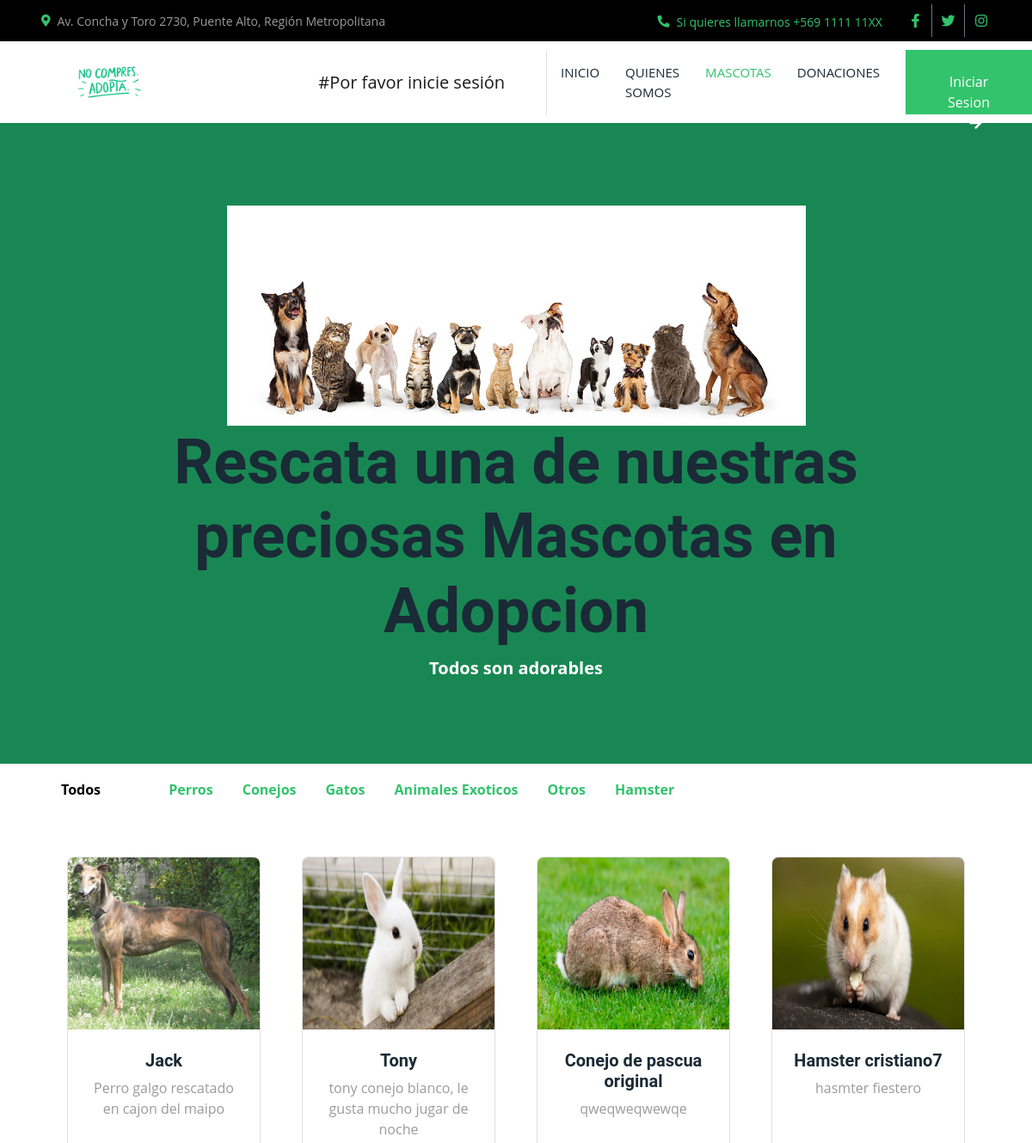
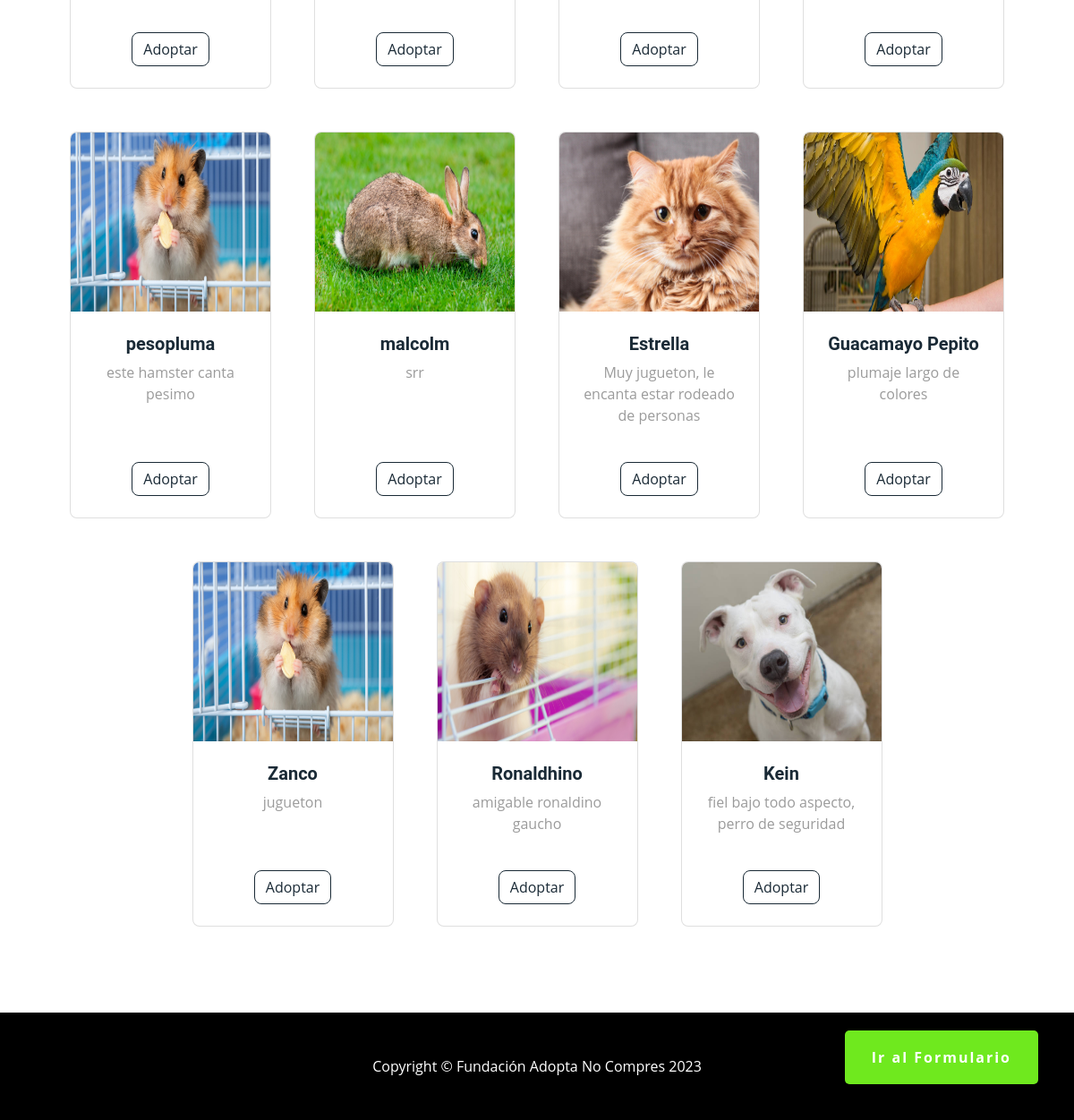
Screenshot of /codigoS.php with the database file from the repository (2 pictures, top to bottom).
### tables this page shows
CREATE TABLE `categorias` (
  `id` int(11) NOT NULL,
  `categoria` varchar(50) NOT NULL
);

CREATE TABLE `mascotas` (
  `id` int(100) NOT NULL,
  `nombre` varchar(255) NOT NULL,
  `edad` int(3) NOT NULL,
  `vacunas` varchar(200) NOT NULL,
  `descripcion` text NOT NULL,
  `peso_gramos` int(5) NOT NULL,
  `estatura` varchar(40) NOT NULL,
  `raza` varchar(100) NOT NULL,
  `genero` varchar(40) NOT NULL,
  `imagen` varchar(50) NOT NULL,
  `id_categoria` int(100) NOT NULL,
  `especie` varchar(100) NOT NULL
);

### codigoS.php (the view, shortened to what this page needs)
<?php
 require_once "PHP/coneccion.php"; ?>
<!DOCTYPE html>
<html lang="es">
<head>
    <link href="css/estilo.css" rel="stylesheet"/>
    <link href="css/estilos.css" rel="stylesheet"/>
        <link href="https://cdnjs.cloudflare.com/ajax/libs/font-awesome/5.10.0/css/all.min.css" rel="stylesheet">
    <link href="https://cdn.jsdelivr.net/npm/bootstrap-icons@1.4.1/font/bootstrap-icons.css" rel="stylesheet">
    <link href="lib/animate/animate.min.css" rel="stylesheet">
    <link href="lib/owlcarousel/assets/owl.carousel.min.css" rel="stylesheet">
    <link href="lib/lightbox/css/lightbox.min.css" rel="stylesheet">
    <link href="css/bootstrap.min.css" rel="stylesheet">
    <link href="css/style.css" rel="stylesheet">
    <link href="css/estilito.css" rel="stylesheet">
</head>
<body >
    <a href="" class="btn-flotante"  id="btnCarrito">Ir al Formulario <span class="badge bg-success" ></span></a>
 <div class="container-fluid bg-black p-0">
        <div class="row gx-0 d-none d-lg-flex">
            <div class="col-lg-7 px-5 text-start">
                <div class="h-100 d-inline-flex align-items-center me-4">
                    <small class="fa fa-map-marker-alt text-primary me-2"></small>
                    <small>Av. Concha y Toro 2730, Puente Alto, Región Metropolitana</small>
                </div>
                <div class="h-100 d-inline-flex align-items-center">
                    <small class="izipizi">Atención: Lunes a Viernes 9:00 a 18:00 hrs </small>
                </div>
            </div>
            <div class="col-lg-5 px-5 text-end">
                <div class="h-100 d-inline-flex align-items-center me-4">
                    <small class="fa fa-phone-alt text-primary me-2"></small>
                    <small><a href="tel:+56911111111">Si quieres llamarnos +569 1111 11XX</a> </small>
                </div>
                <div class="h-100 d-inline-flex align-items-center mx-n2">
                    <a class="btn btn-square btn-link rounded-0 border-0 border-end border-secondary" href="https://www.facebook.com/"><i class="fab fa-facebook-f"></i></a>
                    <a class="btn btn-square btn-link rounded-0 border-0 border-end border-secondary" href="https://www.twitter.com/"><i class="fab fa-twitter"></i></a>
                    <a class="btn btn-square btn-link rounded-0" href="https://www.instagram.com/"><i class="fab fa-instagram"></i></a>
                </div>
            </div>
        </div>
    </div>
    <nav class="navbar navbar-expand-lg bg-white navbar-light sticky-top p-0">
        <a href="index.php" class="navbar-brand d-flex align-items-center border-end px-4 px-lg-5">
            <h3 class="m-0 texto-éxito"><img src="img/logoadopta.jpg" alt="logo" width="50%"></h3>
            <?php
            if (isset($_SESSION['logged_in']) && $_SESSION['logged_in'] === true) {
            echo '&nbsp; &nbsp; Bienvenido,   ' . $_SESSION['usuario'];
            } else {
                echo '&nbsp;&nbsp;#Por favor inicie sesión';
            }
            ?>
        </a>
        <div class="collapse navbar-collapse" id="navbarCollapse">
            <div class="navbar-nav ms-auto p-4 p-lg-0">
                <a href="index.php" class="nav-item nav-link">Inicio</a>
                <a href="Quienes_Somos.php" class="nav-item nav-link">Quienes Somos</a>
                <a href="codigoS.php" class="nav-item nav-link active">Mascotas</a>
                <a href="contacto.php" class="nav-item nav-link">Donaciones</a>
            </div>
            <a href="Login.php" class="btn btn-primary rounded-0 py-4 px-lg-5 d-none d-lg-block">Iniciar Sesion<i class="fa fa-arrow-right ms-3"></i></a>
        </div>
    </nav>
        <header class="bg-success py-5">
            <div class="container px-4 px-lg-5 my-5">
                <div class="text-center text-white">
                  <picture> <img src='img/todosjuntos.jpg' ></picture>
                    <h3 class="display-2 fw-bolder">Rescata una de nuestras preciosas Mascotas en Adopcion</h3>
                    <p class="lead fw-normal text-white  mb-0"> <strong> Todos son adorables  </strong> </p>
                </div>
            </div>
        </header>
<div class="container">
  <nav class="navbar navbar-expand-lg navbar-light">
    <div class="container-fluid">
      <div class="col-md-12">
        <div class="table-responsive">
          <table style="width: 100%;">
            <thead class="thead-dark">
              <tr>
                <td>
                  <strong><a href="#" class="nav-link text-war text-black" category="all">Todos</a></strong>
                </td>
                <td>
                  <table>
                    <tr>
                      <?php
                      $query = mysqli_query($coneccion, "SELECT * FROM categorias");
                      while ($data = mysqli_fetch_assoc($query)) { ?>
                        <td><a href="#" class="nav-link" category="<?php echo $data['categoria']; ?>"><strong><?php echo $data['categoria']; ?></strong></a></td>
                      <?php } ?>
                    </tr>
                  </table>
                </td>
              </tr>
            </thead>
          </table>
        </div>
      </div>
    </div>
  </nav>
</div>
    <section class="py-5">
        <div class="container px-4 px-lg-5">
            <div class="row gx-4 gx-lg-5 row-cols-2 row-cols-md-3 row-cols-xl-4 justify-content-center">
                <?php
                $query = mysqli_query($coneccion, "SELECT p.*, c.id AS id_cat, c.categoria FROM mascotas p INNER JOIN categorias c ON c.id = p.id_categoria");
                $result = mysqli_num_rows($query);
                if ($result > 0) {
                    while ($data = mysqli_fetch_assoc($query)) { ?>
                        <div class="col mb-5 productos" category="<?php echo $data['categoria']; ?>">
                            <div class="card h-100">
                                <img id="imgcaja" class="card-img-top" src="img/<?php echo $data['imagen']; ?>" height="200"  alt="..." />
                                <div class="card-body p-4">
                                    <div class="text-center">
                                        <h5 class="fw-bolder"><?php echo $data['nombre'] ?></h5>
                                        <p class=""><?php echo $data['descripcion']; ?></p>
                                    </div>
                                </div>
                                <div class="card-footer p-4 pt-0 border-top-0 bg-transparent">
                                    <div class="text-center"><a class="btn btn-outline-dark "  href="formulario.php">Adoptar</a></div>
                                </div>
                            </div>
                        </div>
                <?php  }
                } ?>
            </div>
        </div>
    </section>
    <footer class="py-5 bg-black">
        <div class="container">
            <p class="m-0 text-center text-white">Copyright &copy; Fundación Adopta No Compres 2023</p>
        </div>
    </footer>
</body>
</html>

### css/estilos.css (style rules this page uses)
.btn-flotante { font-size: 16px; font-weight: bold; color: #ffffff; border-radius: 5px; letter-spacing: 2px; background-color: #6fe91e; padding: 18px 30px; position: fixed; bottom: 40px; right: 40px; transition: all 300ms ease 0ms; box-shadow: 0px 8px 15px rgba(0, 0, 0, 0.1); z-index: 99; text-decoration: none; }

### css/style.css (style rules this page uses)
:root { --primary: #32C36C; --light: #F6F7F8; --dark: #1A2A36; }
.btn { font-weight: 500; transition: .5s; }
.btn.btn-primary, .btn.btn-outline-primary:hover { color: #FFFFFF; }
.btn-square { width: 38px; height: 38px; }
.btn-square, .btn-sm-square, .btn-lg-square { padding: 0; display: flex; align-items: center; justify-content: center; font-weight: normal; }
.navbar.sticky-top { top: -100px; transition: .5s; }
.navbar .navbar-brand, .navbar a.btn { height: 75px; }
.navbar .navbar-nav .nav-link { margin-right: 30px; padding: 25px 0; color: var(--dark); font-size: 15px; font-weight: 500; text-transform: uppercase; outline: none; }
.navbar .navbar-nav .nav-link:hover, .navbar .navbar-nav .nav-link.active { color: var(--primary); }

### css/estilito.css (style rules this page uses)
.izipizi { color:white; }

### rows the page displays
categorias: categoria "Perros"
categorias: categoria "Conejos"
categorias: categoria "Gatos"
categorias: categoria "Animales Exoticos"
categorias: categoria "Otros"
categorias: categoria "Hamster"
mascotas: imagen (picture), nombre "Jack", descripcion "Perro galgo rescatado en cajon del maipo"
mascotas: imagen (picture), nombre "Tony", descripcion "tony conejo blanco, le gusta mucho jugar de noche"
mascotas: imagen (picture), nombre "Conejo de pascua original", descripcion "qweqweqwewqe"
mascotas: imagen (picture), nombre "Hamster cristiano7", descripcion "hasmter fiestero"
mascotas: imagen (picture), nombre "pesopluma", descripcion "este hamster canta pesimo"
mascotas: imagen (picture), nombre "malcolm", descripcion "srr"
mascotas: imagen (picture), nombre "Estrella", descripcion "Muy jugueton, le encanta estar rodeado de personas"
mascotas: imagen (picture), nombre "Guacamayo Pepito", descripcion "plumaje largo de colores"
mascotas: imagen (picture), nombre "Zanco", descripcion "jugueton"
mascotas: imagen (picture), nombre "Ronaldhino", descripcion "amigable ronaldino gaucho"
mascotas: imagen (picture), nombre "Kein", descripcion "fiel bajo todo aspecto, perro de seguridad"
